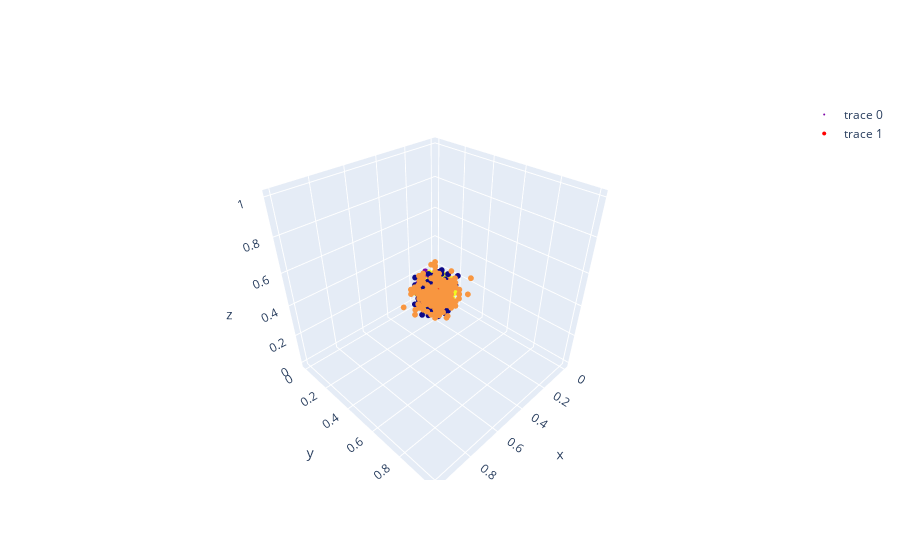

Notebook cell for this chart:
### Code cell
import plotly.graph_objects as go
fig = go.Figure(data=[
	go.Scatter3d(
      	x=X_train[0], y=X_train[1], z=X_train[2], mode='markers', marker=dict(size=2, color=kmeans.labels_)
  	),

	go.Scatter3d(
  		x=df_cluster_centers[0],
  		y=df_cluster_centers[1],
  		z=df_cluster_centers[2],
  		mode='markers',
  		marker=dict(size=4,color='red')
	)
])
fig.show()

### Figure 1 — Plotly figure (JSON) as saved in the notebook; plotly's stock layout.template omitted (floating-point values rounded to 4 significant figures; data arrays with more than 128 entries replaced by an {"elided": "..."} marker saying what was removed)
{"data": [{"marker": {"color": {"elided": "1200 int values"}, "size": 2}, "mode": "markers", "type": "scatter3d", "x": {"elided": "1200 float values"}, "y": {"elided": "1200 float values"}, "z": {"elided": "1200 float values"}}, {"marker": {"color": "red", "size": 4}, "mode": "markers", "type": "scatter3d", "x": [0.7038, 0.3029, 0.1011, 0.896, 0.4981], "y": [0.6996, 0.305, 0.1008, 0.9014, 0.5002], "z": [0.6838, 0.2991, 0.09788, 0.8826, 0.4866]}], "layout": {}}
